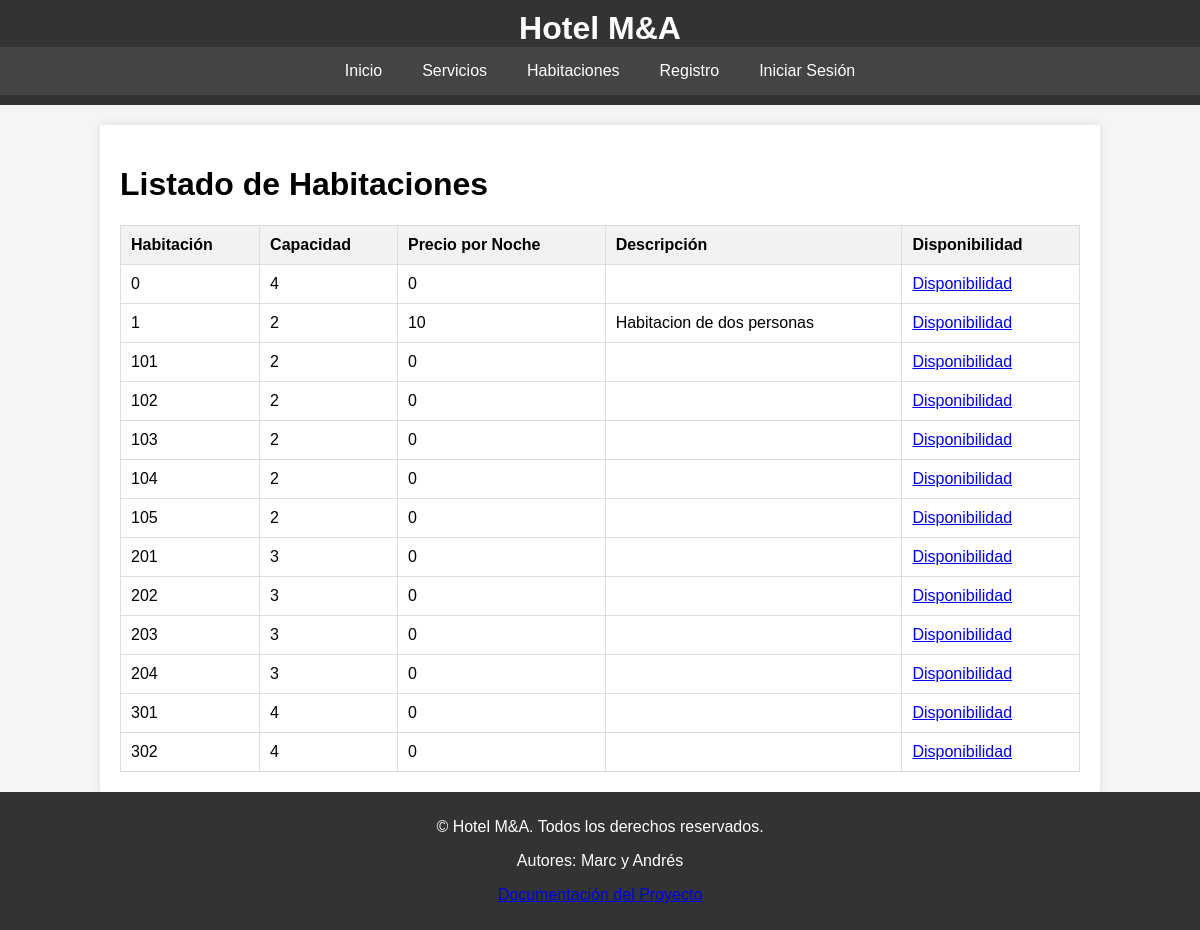
Before: /vista/habitaciones.php with the older database file.
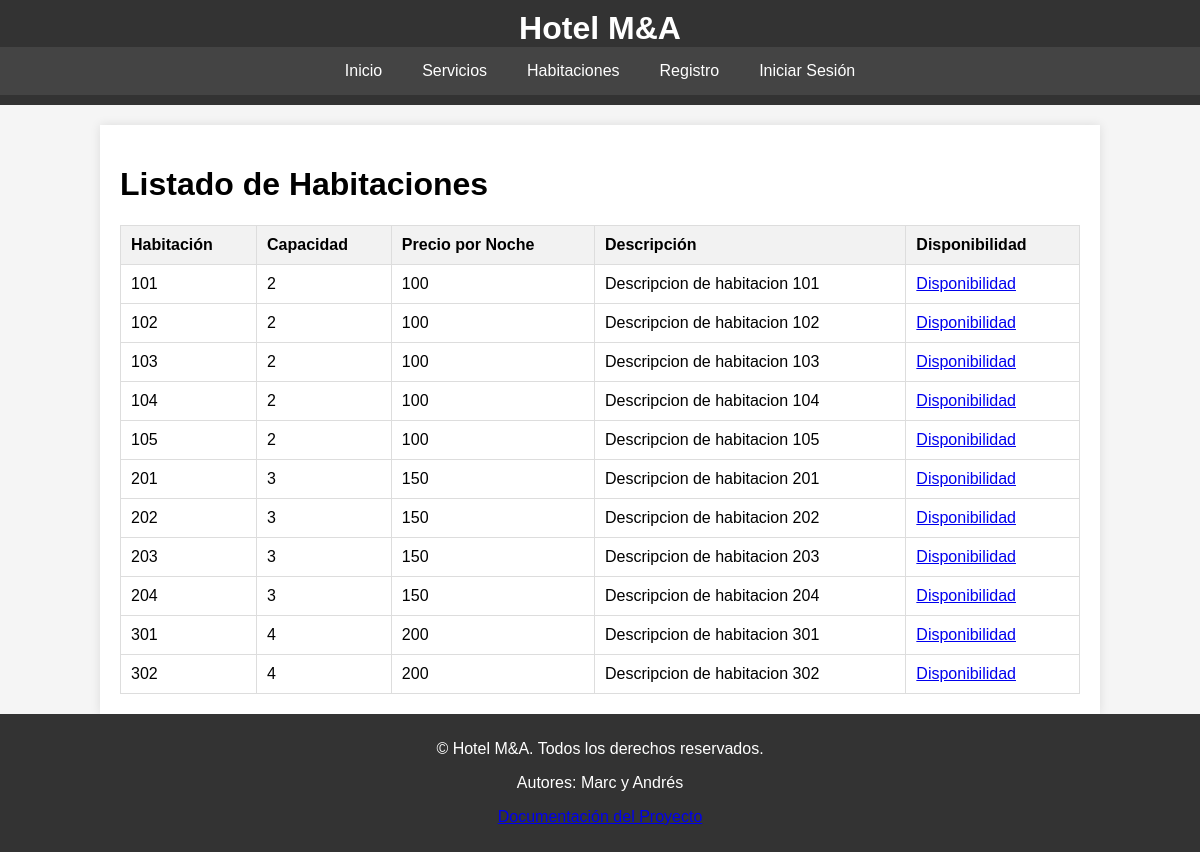
After: the same page with the newer database file.
### tables this page shows
CREATE TABLE `habitacion` (
  `numero` int(11) NOT NULL,
  `capacidad` int(11) NOT NULL,
  `precio` int(11) NOT NULL,
  `descripcion` varchar(100) NOT NULL,
  `num_fotos` int(11) DEFAULT 0,
  PRIMARY KEY (`numero`),
  KEY `numero` (`numero`)
);

### modelos/conectbd.php (called while the page is built, shortened)
<?php
function conectarBD() {
    $connection = new mysqli(DB_HOST, DB_USER, DB_PASSWORD, DB_NAME);
    return $connection;
}
?>

### controlador/controlador.php (called while the page is built, shortened)
<?php
require_once(__DIR__ .'/../modelos/conectbd.php');
require_once(__DIR__ .'/../modelos/funcionesdb.php');
class ControladorSolicitud {
    private $conexion;
    public function __construct() {
        $this->conexion = conectarBD();
    }
    function obtenerlistaHabitaciones() {
        $result = obtenerHabitaciones($this->conexion);
        return $result;
    }
}
?>

### modelos/funcionesdb.php (called while the page is built, shortened)
<?php
function obtenerHabitaciones($conexion){
    $sql = "SELECT * FROM habitacion";
    $result = $conexion->query($sql);
    return $result;
}
?>

### vista/habitaciones.php (the view, shortened to what this page needs)
<!DOCTYPE html>
<html lang="es">
<head>
    <link rel="stylesheet" href="styles.css">
</head>
<body>
    <?php include 'header.php'; ?>
    <div class="container">
        <h1>Listado de Habitaciones</h1>
        <?php
        require_once '../controlador/controlador.php';
        $controlador = new ControladorSolicitud();
        $result = $controlador->obtenerlistaHabitaciones();
        if ($result->num_rows > 0) {
            echo "<table>";
            echo "<tr><th>Habitación</th><th>Capacidad</th><th>Precio por Noche</th><th>Descripción</th><th>Disponibilidad</th></tr>";
            while ($row = $result->fetch_assoc()) {
                echo "<tr>";
                echo "<td>" . $row['numero'] . "</td>";
                echo "<td>" . $row['capacidad'] . "</td>";
                echo "<td>" . $row['precio'] . "</td>";
                echo "<td>" . $row['descripcion'] . "</td>";
                echo '<td> <a href="disponibilidad_habitacion.php?num_hab=' . $row['numero'].'">Disponibilidad</a> </td>';
                echo "</tr>";
            }
            echo "</table>";
        } else {
            echo "<p>No hay habitaciones disponibles.</p>";
        }
        ?>
    </div>
    <?php
    require_once '../controlador/controlador.php';
    ?>
    <?php include 'footer.php'; ?>
</body>
</html>

Changed rows visible on the page:
removed habitacion: numero "0", capacidad "4", precio "0"
removed habitacion: numero "1", capacidad "2", precio "10", descripcion "Habitacion de dos personas"
changed habitacion id 101: precio "0" → "100"; descripcion (not shown) → "Descripcion de habitacion 101"
changed habitacion id 102: precio "0" → "100"; descripcion (not shown) → "Descripcion de habitacion 102"
changed habitacion id 103: precio "0" → "100"; descripcion (not shown) → "Descripcion de habitacion 103"
changed habitacion id 104: precio "0" → "100"; descripcion (not shown) → "Descripcion de habitacion 104"
changed habitacion id 105: precio "0" → "100"; descripcion (not shown) → "Descripcion de habitacion 105"
changed habitacion id 201: precio "0" → "150"; descripcion (not shown) → "Descripcion de habitacion 201"
changed habitacion id 202: precio "0" → "150"; descripcion (not shown) → "Descripcion de habitacion 202"
changed habitacion id 203: precio "0" → "150"; descripcion (not shown) → "Descripcion de habitacion 203"
changed habitacion id 204: precio "0" → "150"; descripcion (not shown) → "Descripcion de habitacion 204"
changed habitacion id 301: precio "0" → "200"; descripcion (not shown) → "Descripcion de habitacion 301"
changed habitacion id 302: precio "0" → "200"; descripcion (not shown) → "Descripcion de habitacion 302"
